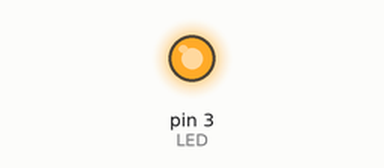
Simulated run of this sketch. Board: Arduino Uno, built with avr-gcc and run on an emulated ATmega328P. Parts: output pins drawn as LEDs (lit = HIGH).

Above: at 0.1 s.
Timing chart, 0 to 1.6 s (numbered marks = the images above):
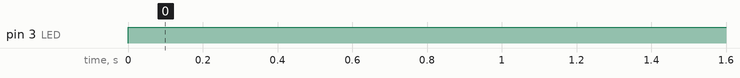

Measured:
- by itself, pin 3 (LED): LOW → HIGH at 0.00 s

The sketch:

LED_lightup.ino
```cpp
#define LED 3 //Set LED to be pin 3
void setup() {
  pinMode(LED, OUTPUT); //Pin 3 will be used to output a voltage
}

void loop() {
  digitalWrite(LED, HIGH); //Pin 3 will output a high voltage, 5V
}
```
